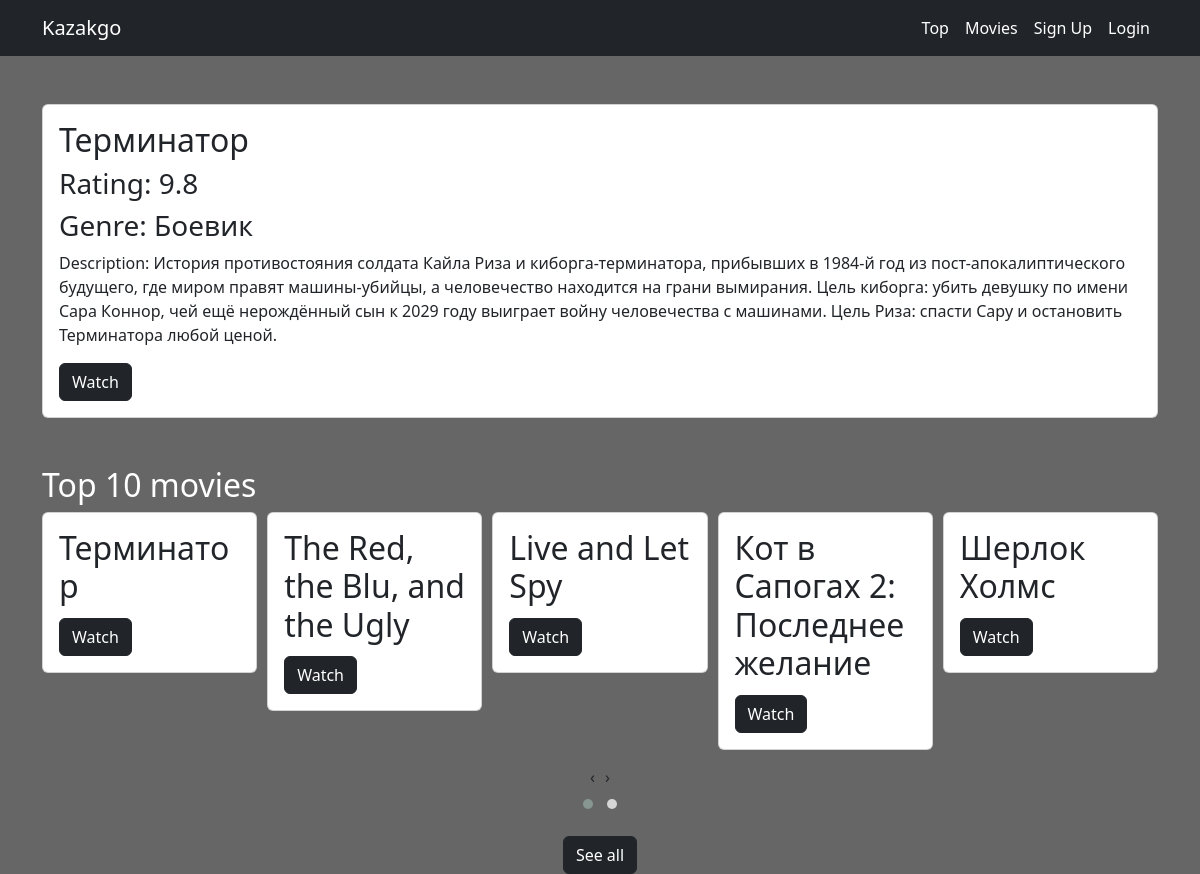
Page /movies/top/ on the committed database.
### kinopoiskapp/models.py (models this page shows, shortened)
class Movie(models.Model):
    movieName = models.CharField("Movie Name", max_length=255)
    genre = models.ForeignKey(Genre, on_delete=models.CASCADE, verbose_name="Genre")
    producer = models.CharField("Producer", max_length=255)
    cover = models.CharField("Link to cover", max_length=500)
    poster = models.CharField("Link to poster", max_length=500)
    year = models.IntegerField("Year")
    rating = models.FloatField("Rating")
    movieLink = models.CharField("Youtube movie link", max_length=500)
    description = models.TextField("Description")
    isTopTen = models.BooleanField("Is top ten", default=False, blank=True, null=True)
    isRecomended = models.BooleanField("Is recomended", default=False, blank=True, null=True)

class Genre(models.Model):
    genreName = models.CharField("Genre name", max_length=255)
    slug = models.SlugField(unique=True, blank=True, editable=False)

### kinopoiskapp/views.py (the view)
# urls.py: path('movies/top/', views.topMovies, name='topMovies'),
def topMovies(request):
    movie = Movie.objects.all().order_by('-rating')[:1]
    movies = Movie.objects.all().order_by('-rating')[:10]
    return render(request, "user/top-movies.html", {
        'movie': movie,
        'movies': movies
    })

### kinopoiskapp/templates/user/top-movies.html (shortened to what this page needs)
{% extends '../base.html' %}
{% block content %}
<div class="recommended mt-5 mb-5">
        <div class="container">
          {% for m in movie %}
          {% if m.isRecomended %}
            <div class="card">
                <div class="card-body">
                    <h2>{{ m.movieName }}</h2>
                    <h3>Rating: {{ m.rating }}</h3>
                    <h3>Genre: {{ m.genre.genreName }}</h3>
                    <p>Description: {{ m.description }}</p>
                    <a href="{% url 'movieDetail' pk=m.pk %}" class="btn btn-dark">Watch</a>
                </div>
            </div>
          {% else %}
            <h1>Nothing</h1>
          {% endif %}
          {% endfor %}
        </div>
</div>
<div class="top-ten">
        <div class="container">
            <h2 class="text-white">Top 10 movies</h2>
            <div class="owl-carousel owl-theme">
              {% for m in movies %}
              {% if m.isTopTen %}
              <div class="item">
                <div class="card">
                  <div class="card-body">
                  <h2>{{ m.movieName }}</h2>
                  <a href="{% url 'movieDetail' pk=m.pk %}" class="btn btn-dark">Watch</a>
                  </div>
                </div>
              </div>
              {% else %}
                <h2>Nothing</h2>
              {% endif %}
              {% endfor %}
            </div>
            <div class="mt-3 mb-5 text-center">
                 <a href="{% url 'allMovies' %}" class="btn btn-dark">See all</a>
            </div>
        </div>
</div>
{% endblock %}

### kinopoiskapp/templates/base.html (shortened to what this page needs)
{% load static %}
<!DOCTYPE html>
<html lang="en">
<head>
    <link rel="stylesheet" href="{% static './css/bootstrap.min.css' %}">
    <link rel="stylesheet" href="{% static './css/style.css' %}">
    <link rel="stylesheet" href="{% static './css/owl.theme.default.min.css' %}">
    <link rel="stylesheet" href="{% static './css/owl.carousel.min.css' %}">
    <link rel="stylesheet" href="https://cdnjs.cloudflare.com/ajax/libs/font-awesome/6.3.0/css/all.min.css" />
</head>
<body>
    <header class="navbar navbar-expand-lg bg-dark navbar-dark">
        <div class="container">
          <a class="navbar-brand" href="{% url 'homePage' %}">Kazakgo</a>
          <div class="collapse navbar-collapse" id="navbarSupportedContent">
            <ul class="navbar-nav ms-auto mb-2 mb-lg-0">
              <li class="nav-item">
                <a class="nav-link active" aria-current="page" href="{% url 'topMovies' %}">Top</a>
              </li>
              <li class="nav-item">
                <a class="nav-link active" aria-current="page" href="{% url 'allMovies' %}">Movies</a>
              </li>
              <li class="nav-item">
                {% if user.is_authenticated %}
                  <a class="nav-link active" aria-current="page" href="{% url 'logoutUser' %}">{{ user.username }} : Logout</a>
                {% else %}
                  <ul class="navbar-nav ms-auto mb-2 mb-lg-0">
                      <li class="nav-item">
                         <a class="nav-link active" aria-current="page" href="{% url 'signUp' %}">Sign Up</a>
                      </li>
                      <li class="nav-item">
                         <a class="nav-link active" aria-current="page" href="{% url 'loginPage' %}">Login</a>
                      </li>
                  </ul>
                {% endif %}
              </li>
            </ul>
          </div>
        </div>
    </header>
    {% block content %}
    {% endblock %}
</body>
</html>

### kinopoiskapp/templates/user/top-movies.html (style rules this page uses)
body { background: linear-gradient(rgba(0, 0, 0, 0.6), rgba(0, 0, 0, 0.6)), url("https://mobimg.b-cdn.net/v3/fetch/6c/6c7b98b7c27d9c8572ac838780c246bc.jpeg"); background-size: cover; background-attachment: fixed; background-position: center; height: 100vh; }

### rows in the picture
Movie: movieName "Терминатор", rating "9.8", genre.genreName "Боевик", description "История противостояния солдата Кайла Риза и киборга-терминатора, прибывших в 1984-й год из пост-апокалиптического будущего, где миром правят машины-убийцы, а человечество находится на грани вымирания. Цель киборга: убить девушку по имени Сара Коннор, чей ещё нерождённый сын к 2029 году выиграет войну человечества с машинами. Цель Риза: спасти Сару и остановить Терминатора любой ценой."
Movie: movieName "The Red, the Blu, and the Ugly"
Movie: movieName "Live and Let Spy"
Movie: movieName "Кот в Сапогах 2: Последнее желание"
Movie: movieName "Шерлок Холмс"
